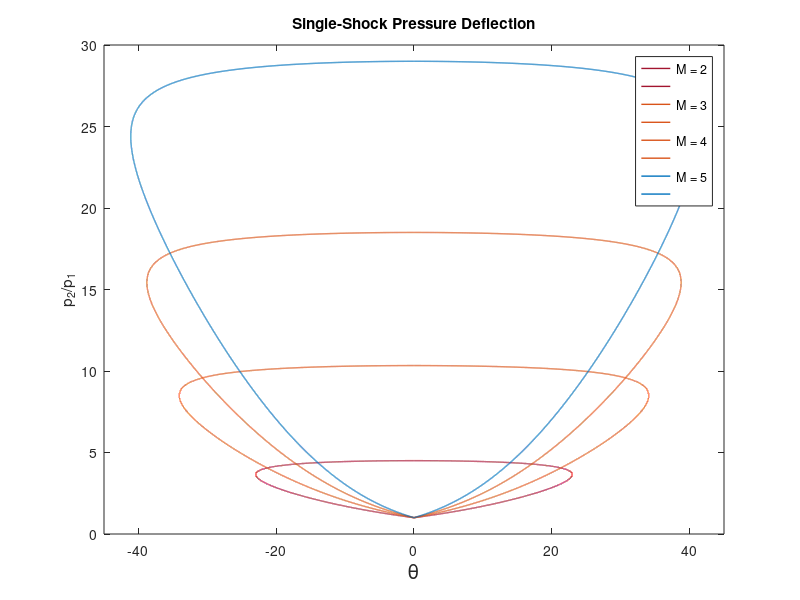

Reproduce this figure in MATLAB.
g = 1.4; 
colorVec = {'#A2142F','#D95319','#D95319','#0072BD'}; 
for M1 = 2:1:5
B = asin(1/M1):0.0001:(pi/2); 
L = length(B); 
p2p1 = 1*ones(1,L) + (2*g)/(g+1)*(M1^2*(sin(B)).^2-1);
theta = atan(2*cot(B).*((M1^2*(sin(B)).^2 - 1*ones(1,L))...
        ./(M1^2*(g*ones(1,L)+cos(2*B))+2*ones(1,L))));
plot(theta*(180/pi),p2p1,'linewidth',1,'color',colorVec{:,M1-1});
hold on 
plot(-theta*(180/pi),p2p1,'linewidth',1,'color',colorVec{:,M1-1});
hold on 
end 
xlim([-45 45]);
title('Single-Shock Pressure Deflection');
legend('M = 2','','M = 3','','M = 4','','M = 5','');
xlabel('\theta','FontSize',15); 
ylabel('p_{2}/p_{1}'); 

